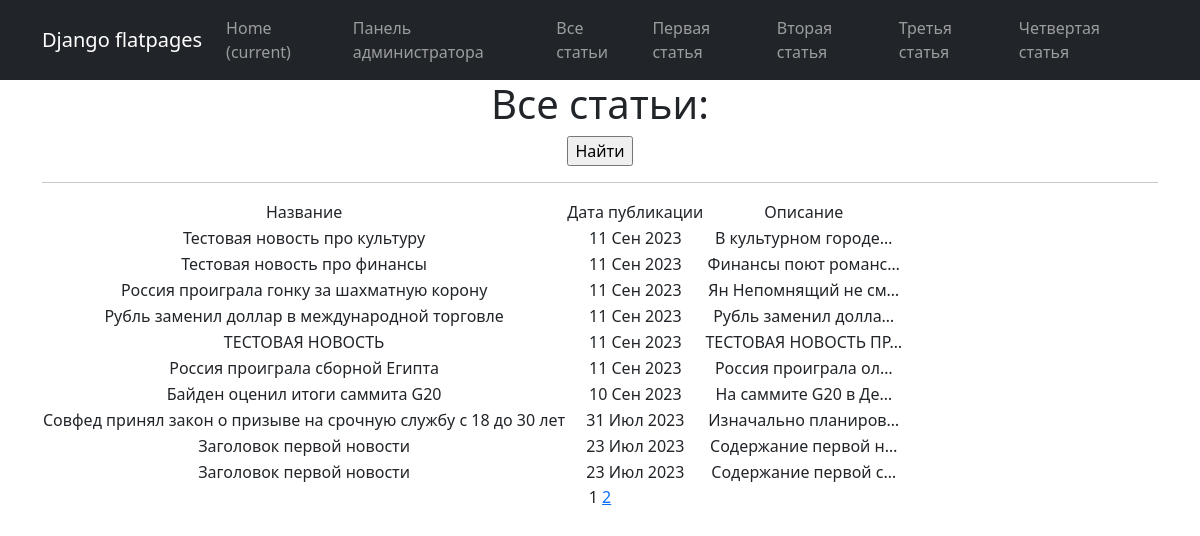
Page /news/ on the committed database.
### news/models.py (models this page shows, shortened)
class Post(models.Model):
    author = models.ForeignKey(Author, on_delete=models.CASCADE)
    name = models.CharField(max_length=100,choices = NewsArticles)
    time_in = models.DateTimeField (auto_now_add = True)
    categories = models.ManyToManyField(Category, through=PostCategory)
    title = models.CharField(max_length = 100)
    text = models.TextField()
    rating = models.IntegerField(default=0)

### news/views.py (the view)
# urls.py: path('', NewsList.as_view(), name='news'),
class NewsList(ListView):
    model = Post
    ordering = '-time_in'
    template_name = 'News.html'
    context_object_name = 'news'
    paginate_by = 10

### news/templatetags/custom_censor.py (called while the page is built)
def censor(value):
   STOP_LIST = [
   'редиска',
   'хрен',
   'блин',
   'писец',
   'писос'
]
   for word in STOP_LIST:
      value = value.replace(word, word[:1]+'*' * (len(word)-1))
   return value

### templates/news.html (shortened to what this page needs)
{% extends 'flatpages/default.html' %}
{% load custom_censor %}
{% block content %}
    <h1>Все статьи:</h1>
    <form action="/news/search" method="get">
        <input type="submit" value="Найти"/>
    </form>
    <hr>
    {%  if news %}
        <table>
            <tr>
                <td>Название</td>
                <td>Дата публикации</td>
                <td>Описание</td>
            </tr>
            {% for post in news %}
            <tr>
                <td>{{ post.title|censor}}</td>
                <td>{{ post.time_in|date:'d M Y' }}</td>
                <td>{{ post.text|truncatechars:20|censor }}</td>
            </tr>
            {% endfor %}
        </table>
    {% else %}
        <h2>Новостей нет!</h2>
    {% endif %}
    {{ page_obj.number }}
    {% if page_obj.has_next %}
        <a href="?page={{ page_obj.next_page_number }}">{{ page_obj.next_page_number }}</a>
    {% endif %}
{% endblock content %}

### templates/flatpages/default.html (shortened to what this page needs)
<!DOCTYPE html>
<html lang="en">
    <head>
        {% load static %}
        <link href="{% static 'css/styles.css' %}" rel="stylesheet" />
    </head>
    <body>
        <nav class="navbar navbar-expand-lg navbar-dark bg-dark static-top">
            <div class="container">
                <a class="navbar-brand" href="#">Django flatpages</a>
                <div class="collapse navbar-collapse" id="navbarResponsive">
                    <ul class="navbar-nav ml-auto">
                        <li class="nav-item active">
                            <a class="nav-link" href="#">Home
                                <span class="sr-only">(current)</span>
                            </a>
                        </li>
                        <li class="nav-item">
                            <a class="nav-link" href="/admin">Панель администратора</a>
                        </li>
                        <li class="nav-item">
                            <a class="nav-link" href="/news">Все статьи</a>
                        </li>
                        <li class="nav-item">
                            <a class="nav-link" href="/news/1">Первая статья</a>
                        </li>
                        <li class="nav-item">
                            <a class="nav-link" href="/news/2">Вторая статья</a>
                        </li>
                        <li class="nav-item">
                            <a class="nav-link" href="/news/3">Третья статья</a>
                        </li>
                        <li class="nav-item">
                            <a class="nav-link" href="/news/4">Четвертая статья</a>
                        </li>
                    </ul>
                </div>
            </div>
         </nav>
        <div class="container">
            <div class="row">
                <div class="col-lg-12 text-center">
                    {% block content %}{% endblock content %}
                </div>
            </div>
         </div>
    </body>
</html>

### rows in the picture
Post: title|censor "Тестовая новость про культуру", time_in "11 Сен 2023", text|censor "В культурном городе…"
Post: title|censor "Тестовая новость про финансы", time_in "11 Сен 2023", text|censor "Финансы поют романс…"
Post: title|censor "Россия проиграла гонку за шахматную корону", time_in "11 Сен 2023", text|censor "Ян Непомнящий не см…"
Post: title|censor "Рубль заменил доллар в международной торговле", time_in "11 Сен 2023", text|censor "Рубль заменил долла…"
Post: title|censor "ТЕСТОВАЯ НОВОСТЬ", time_in "11 Сен 2023", text|censor "ТЕСТОВАЯ НОВОСТЬ ПР…"
Post: title|censor "Россия проиграла сборной Египта", time_in "11 Сен 2023", text|censor "Россия проиграла ол…"
Post: title|censor "Байден оценил итоги саммита G20", time_in "10 Сен 2023", text|censor "На саммите G20 в Де…"
Post: title|censor "Совфед принял закон о призыве на срочную службу с 18 до 30 лет", time_in "31 Июл 2023", text|censor "Изначально планиров…"
Post: title|censor "Заголовок первой новости", time_in "23 Июл 2023", text|censor "Содержание первой н…"
Post: title|censor "Заголовок первой новости", time_in "23 Июл 2023", text|censor "Содержание первой с…"

### other values in the picture
{{ page_obj.number }} "1"
{{ page_obj.next_page_number }} "2"
